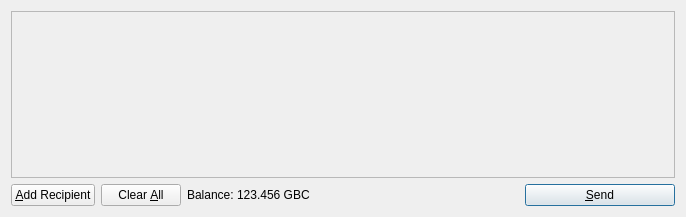
<?xml version="1.0" encoding="UTF-8"?>
<ui version="4.0">
 <class>SendCoinsDialog</class>
 <widget class="QDialog" name="SendCoinsDialog">
  <property name="geometry">
   <rect>
    <x>0</x>
    <y>0</y>
    <width>686</width>
    <height>217</height>
   </rect>
  </property>
  <property name="windowTitle">
   <string>Send Coins</string>
  </property>
  <layout class="QVBoxLayout" name="verticalLayout">
   <item>
    <widget class="QScrollArea" name="scrollArea">
     <property name="widgetResizable">
      <bool>true</bool>
     </property>
     <widget class="QWidget" name="scrollAreaWidgetContents">
      <property name="geometry">
       <rect>
        <x>0</x>
        <y>0</y>
        <width>666</width>
        <height>165</height>
       </rect>
      </property>
      <layout class="QVBoxLayout" name="verticalLayout_2">
       <property name="margin">
        <number>0</number>
       </property>
       <item>
        <layout class="QVBoxLayout" name="entries">
         <property name="spacing">
          <number>6</number>
         </property>
        </layout>
       </item>
       <item>
        <spacer name="verticalSpacer">
         <property name="orientation">
          <enum>Qt::Vertical</enum>
         </property>
         <property name="sizeHint" stdset="0">
          <size>
           <width>20</width>
           <height>40</height>
          </size>
         </property>
        </spacer>
       </item>
      </layout>
     </widget>
    </widget>
   </item>
   <item>
    <layout class="QHBoxLayout" name="horizontalLayout">
     <item>
      <widget class="QPushButton" name="addButton">
       <property name="toolTip">
        <string>Send to multiple recipients at once</string>
       </property>
       <property name="text">
        <string>&amp;Add Recipient</string>
       </property>
       <property name="icon">
        <iconset resource="../bitcoin.qrc">
         <normaloff>:/icons/add</normaloff>:/icons/add</iconset>
       </property>
       <property name="autoDefault">
        <bool>false</bool>
       </property>
      </widget>
     </item>
     <item>
      <widget class="QPushButton" name="clearButton">
       <property name="sizePolicy">
        <sizepolicy hsizetype="Minimum" vsizetype="Fixed">
         <horstretch>0</horstretch>
         <verstretch>0</verstretch>
        </sizepolicy>
       </property>
       <property name="toolTip">
        <string>Remove all transaction fields</string>
       </property>
       <property name="text">
        <string>Clear &amp;All</string>
       </property>
       <property name="icon">
        <iconset resource="../bitcoin.qrc">
         <normaloff>:/icons/remove</normaloff>:/icons/remove</iconset>
       </property>
       <property name="autoRepeatDelay">
        <number>300</number>
       </property>
       <property name="autoDefault">
        <bool>false</bool>
       </property>
      </widget>
     </item>
     <item>
      <layout class="QHBoxLayout" name="horizontalLayout_2">
       <property name="spacing">
        <number>3</number>
       </property>
       <item>
        <widget class="QLabel" name="label">
         <property name="text">
          <string>Balance:</string>
         </property>
        </widget>
       </item>
       <item>
        <widget class="QLabel" name="labelBalance">
         <property name="cursor">
          <cursorShape>IBeamCursor</cursorShape>
         </property>
         <property name="text">
          <string>123.456 GBC</string>
         </property>
         <property name="textInteractionFlags">
          <set>Qt::LinksAccessibleByMouse|Qt::TextSelectableByKeyboard|Qt::TextSelectableByMouse</set>
         </property>
        </widget>
       </item>
      </layout>
     </item>
     <item>
      <spacer name="horizontalSpacer">
       <property name="orientation">
        <enum>Qt::Horizontal</enum>
       </property>
       <property name="sizeHint" stdset="0">
        <size>
         <width>40</width>
         <height>20</height>
        </size>
       </property>
      </spacer>
     </item>
     <item>
      <widget class="QPushButton" name="sendButton">
       <property name="minimumSize">
        <size>
         <width>150</width>
         <height>0</height>
        </size>
       </property>
       <property name="toolTip">
        <string>Confirm the send action</string>
       </property>
       <property name="text">
        <string>&amp;Send</string>
       </property>
       <property name="icon">
        <iconset resource="../bitcoin.qrc">
         <normaloff>:/icons/send</normaloff>:/icons/send</iconset>
       </property>
       <property name="default">
        <bool>true</bool>
       </property>
      </widget>
     </item>
    </layout>
   </item>
  </layout>
 </widget>
 <resources>
  <include location="../bitcoin.qrc"/>
 </resources>
 <connections/>
</ui>
